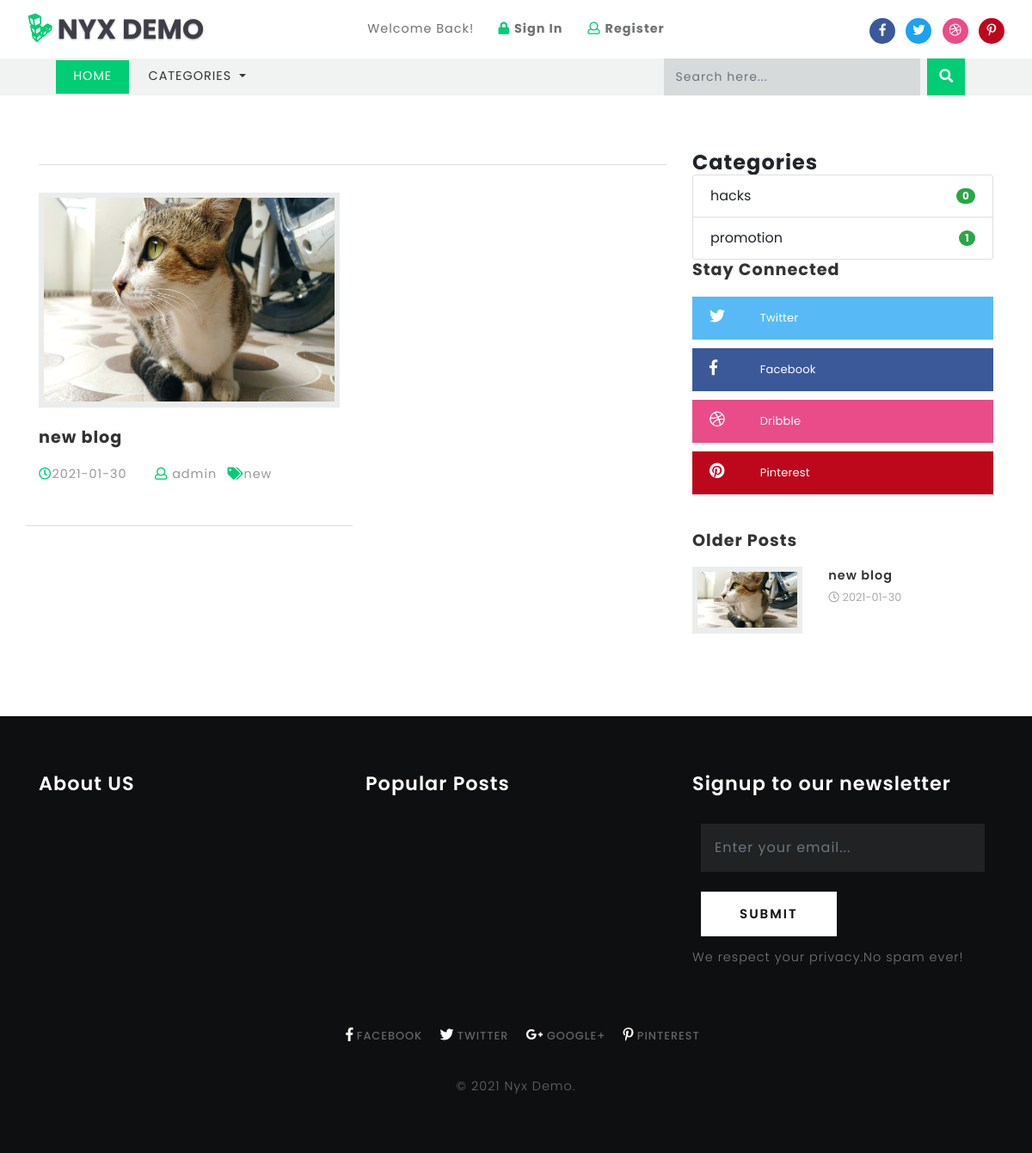
The page / on the database its author committed.
### tables this page shows
CREATE TABLE `titles` (
  `id` int(10) UNSIGNED NOT NULL,
  `website_name` varchar(40) DEFAULT NULL,
  `tagline` varchar(40) DEFAULT NULL,
  `icon` varchar(40) DEFAULT NULL,
  `keywords` varchar(220) DEFAULT NULL,
  `short_description` varchar(200) DEFAULT NULL,
  `bannertext1` varchar(150) DEFAULT NULL,
  `bannertext2` varchar(150) DEFAULT NULL,
  `bannertext3` varchar(150) DEFAULT NULL,
  `bannertext4` varchar(150) DEFAULT NULL,
  `detailed_description` text DEFAULT NULL,
  `address` varchar(40) DEFAULT NULL,
  `email` varchar(80) DEFAULT NULL,
  `phone` varchar(40) DEFAULT NULL,
  `googlemap` varchar(255) DEFAULT NULL
);

CREATE TABLE `blogs` (
  `id` int(10) UNSIGNED NOT NULL,
  `title` varchar(190) NOT NULL,
  `tags` varchar(40) NOT NULL,
  `content` text NOT NULL,
  `photo` varchar(50) NOT NULL,
  `posted` varchar(40) NOT NULL,
  `date` date DEFAULT NULL,
  `author` varchar(40) DEFAULT NULL,
  `category` varchar(40) NOT NULL
);

CREATE TABLE `blog_categories` (
  `id` int(10) UNSIGNED NOT NULL,
  `name` varchar(40) NOT NULL
);

### libs/fetch_data.php (the view, shortened to what this page needs)
<?php
function countcategories(){
	require("database/db_connect.php");
	$sql="SELECT * FROM blog_categories LIMIT 10";
	if ($result=mysqli_query($con,$sql))
	{
		foreach ($result as $categoriescount => $categorydata) {
			$categoryid=$categorydata['id'];
			$sql="SELECT * FROM blogs WHERE category='$categoryid'";
			if ($result=mysqli_query($con,$sql)) {
				$rowcountcategory=mysqli_num_rows($result);
			}
			echo '<li class="list-group-item d-flex justify-content-between align-items-center">
			'.$categorydata['name'].'
			<span class="badge badge-success badge-pill">'.$rowcountcategory.'</span>
			</li>';
		}
	}
}
function getwebname($table){
	require("database/db_connect.php");
	$sql="SELECT * FROM $table ";
	if ($result=mysqli_query($con,$sql))
	{
		foreach ($result as $titles => $blogname) {
			echo ''.$blogname['website_name'].'';
		}
	}
}
function getlinks($table,$platform){
	require("database/db_connect.php");
	$sql="SELECT * FROM $table ";
	if ($result=mysqli_query($con,$sql))
	{
		$rowcount=mysqli_num_rows($result);
		if ($rowcount==0) {
			echo '#';
		}
		foreach ($result as $link => $site) {
			if ($platform=="facebook") {
				echo ''.$site['facebook'].'';
			}
			elseif ($platform=="twitter") {
				echo ''.$site['twitter'].'';
			}
			elseif ($platform=="googleplus") {
				echo ''.$site['googleplus'].'';
			}
			elseif ($platform=="pinterest") {
				echo ''.$site['pinterest'].'';
			}
			elseif ($platform=="dribble") {
				echo ''.$site['dribble'].'';
			}
		}
	}
}
function getcategoriesmenu($table)
{
	require("database/db_connect.php");
	$sql="SELECT * FROM $table ";
	if ($result=mysqli_query($con,$sql))
	{
		$rowcount=mysqli_num_rows($result);
		if ($rowcount==0) {
			echo 'No Categories';
		}
		foreach ($result as $blog_categories => $category) {
			echo '<a class="dropdown-item" href="category.php?id='.$category['id'].'">'.$category['name'].'</a>
			<div class="dropdown-divider"></div>';
		}
	}
}
function getblogridposts($table){
	require("database/db_connect.php");
	$sql="SELECT * FROM $table WHERE posted='publish' ORDER BY id DESC LIMIT 8";
	if ($result=mysqli_query($con,$sql))
	{
		foreach ($result as $bloggrid => $griditem) {
			echo '<div class="col-md-6 blog-grid-top">
			<div class="b-grid-top">
			<div class="blog_info_left_grid">
			<a href="single.php?id='.$griditem['id'].'">
			<img src="blogadmin/images/'.$griditem['photo'].'" class="img-fluid" alt="fantastic cms" style="width:350px;height:250px">
			</a>
			</div>
			<h3>
			<a href="single.php?id='.$griditem['id'].'">'.$griditem['title'].'</a>
			</h3>
			</div>
			<ul class="blog-icons">
			<li>
			<a href="#">
			<i class="far fa-clock"></i>'.$griditem['date'].'</a>
			</li>
			<li class="mx-2">
			<a href="#">
			<i class="far fa-user"></i> '.$griditem['author'].'</a>
			</li>
			<li>
			<a href="#">
			<i class="fas fa-tags"></i>'.$griditem['tags'].'</a>
			</li>
			</ul>
			</div>';
		}
	}
}
function getolderposts($table){
	require("database/db_connect.php");
	$sql="SELECT * FROM $table WHERE posted='publish' ORDER BY id ASC LIMIT 8";
	if ($result=mysqli_query($con,$sql))
	{
		foreach ($result as $olderposts => $op) {
			echo '<div class="blog-grids row mb-3">
			<div class="col-md-5 blog-grid-left">
			<a href="single.php?id='.$op['id'].'">
			<img src="blogadmin/images/'.$op['photo'].'" class="img-fluid" alt="fantastic cms">
			</a>
			</div>
			<div class="col-md-7 blog-grid-right">
			<h5>
			<a href="single.php?id='.$op['id'].'">'.$op['title'].'</a>
			</h5>
			<div class="sub-meta">
			<span>
			<i class="far fa-clock"></i> '.$op['date'].'</span>
			</div>
			</div>
			</div>';
		}
	}
}
?>

### index.php (shortened to what this page needs)
<?php require("libs/fetch_data.php");?>
<!DOCTYPE html>
<html lang="zxx">
<head>
	<title><?php getwebname("titles"); echo"|"; gettagline("titles");?></title>
	<link href="css/bootstrap.css" rel='stylesheet' type='text/css' />
	<link rel="stylesheet" href="css/jquery.desoslide.css">
	<link href="css/style.css" rel='stylesheet' type='text/css' />
	<link href="css/fontawesome-all.css" rel="stylesheet">
</head>
<body>
	<?php include("header.php");?>
	<section class="main-content-w3layouts-agileits">
		<div class="container">
			<div class="row">
				<div class="col-lg-8 left-blog-info-w3layouts-agileits text-left">
					<div class="blog-girds-sec">
						<div class="row">
							<?php getblogridposts("blogs");?>
						</div>
					</div>
				</div>
				<aside class="col-lg-4 agileits-w3ls-right-blog-con text-right">
					<div class="right-blog-info text-left">
						<h4><strong>Categories</strong></h4>
						<ul class="list-group single">
							<?php countcategories();?>
						</ul>
						<div class="tech-btm widget_social">
							<h4>Stay Connected</h4>
							<ul>
								<li>
									<a class="twitter" href="<?php getlinks("links","twitter");?>">
										<i class="fab fa-twitter"></i>
										<span class="count"></span> Twitter</a>
									</li>
									<li>
										<a class="facebook" href="<?php getlinks("links","facebook");?>">
											<i class="fab fa-facebook-f"></i>
											<span class="count"></span> Facebook</a>
										</li>
										<li>
											<a class="dribble" href="<?php getlinks("links","dribble");?>">
												<i class="fab fa-dribbble"></i>
												<span class="count"></span> Dribble</a>
											</li>
											<li>
												<a class="pin" href="<?php getlinks("links","pinterest");?>">
													<i class="fab fa-pinterest"></i>
													<span class="count"></span> Pinterest</a>
												</li>
											</ul>
										</div>
										<div class="tech-btm">
											<h4>Older Posts</h4>
											<?php getolderposts("blogs");?>
										</div>
									</div>
								</aside>
							</div>
						</div>
					</section>
					<?php include("footer.php");?>
						</body>
						</html>

### header.php (shortened to what this page needs)
<header>
		<div class="top-bar_sub_w3layouts container-fluid">
			<div class="row">
				<div class="col-md-4 logo text-left">
					<a class="navbar-brand" href="index.php">
						<i class="fab fa-linode"></i> <?php getwebname("titles"); ?></a>
				</div>
				<div class="col-md-4 top-forms text-center mt-lg-3 mt-md-1 mt-0">
					<span>Welcome Back!</span>
					<span class="mx-lg-4 mx-md-2  mx-1">
						<a href="blogadmin/index.php">
							<i class="fas fa-lock"></i> <strong>Sign In</strong></a>
					</span>
					<span>
						<a href="blogadmin/membership_signup.php">
							<i class="far fa-user"></i> <strong>Register</strong></a>
					</span>
				</div>
				<div class="col-md-4 log-icons text-right">
					<ul class="social_list1 mt-3">
						<li>
							<a href="<?php getlinks("links","facebook");?>" class="facebook1 mx-2" >
								<i class="fab fa-facebook-f"></i>
							</a>
						</li>
						<li>
							<a href="<?php getlinks("links","twitter");?>" class="twitter2">
								<i class="fab fa-twitter"></i>
							</a>
						</li>
						<li>
							<a href="<?php getlinks("links","dribble");?>" class="dribble3 mx-2">
								<i class="fab fa-dribbble"></i>
							</a>
						</li>
						<li>
							<a href="<?php getlinks("links","pinterest");?>" class="pin">
								<i class="fab fa-pinterest-p"></i>
							</a>
						</li>
					</ul>
				</div>
			</div>
		</div>
			<div class="header_top" id="home">
				<nav class="navbar navbar-expand-lg navbar-light bg-light">
					<div class="collapse navbar-collapse" id="navbarSupportedContent">
						<ul class="navbar-nav mr-auto">
							<li class="nav-item active">
								<a class="nav-link" href="index.php">Home
								</a>
							</li>
							<li class="nav-item dropdown">
								<a class="nav-link dropdown-toggle" href="#" id="navbarDropdown" role="button" data-toggle="dropdown" aria-haspopup="true"
								    aria-expanded="false">
									Categories
								</a>
									<?php getcategoriesmenu("blog_categories"); ?>
							</li>
						</ul>
							<form action="search.php" method="post" class="form-inline my-2 my-lg-0 header-search" name="form">
								<input class="form-control mr-sm-2" type="search" placeholder="Search here..." required="yes" type="text" name="search[keyword]">
								<button class="btn btn1 my-2 my-sm-0" type="submit" name="submit"><i class="fas fa-search"></i></button>
							</form>
					</div>
				</nav>
			</div>
	</header>

### footer.php (shortened to what this page needs)
<footer>
	<div class="container">
		<div class="row">
			<div class="col-lg-4 footer-grid-agileits-w3ls text-left">
				<h3>About US</h3>
			</div>
			<div class="col-lg-4 footer-grid-agileits-w3ls text-left">
				<div class="tech-btm">
					<h3>Popular Posts</h3>
				</div>
			</div>
			<div class="col-lg-4 subscribe-main footer-grid-agileits-w3ls text-left">
				<h2>Signup to our newsletter</h2>
				<div class="subscribe-main text-left">
						<div class="subscribe-form">
								<form action="#" method="post" class="subscribe_form">
									<input class="form-control" type="email" placeholder="Enter your email..." required="">
									<button type="submit" class="btn btn-primary submit">Submit</button>
								</form>
					   </div>
					<p>We respect your privacy.No spam ever!</p>
				</div>
			</div>
		</div>
		<div class="footer-cpy text-center">
			<div class="footer-social">
				<div class="copyrighttop">
					<ul>
						<li class="mx-3">
							<a class="facebook" href="<?php getlinks("links","facebook");?>">
								<i class="fab fa-facebook-f"></i>
								<span>Facebook</span>
							</a>
						</li>
						<li>
							<a class="facebook" href="<?php getlinks("links","twitter");?>">
								<i class="fab fa-twitter"></i>
								<span>Twitter</span>
							</a>
						</li>
						<li class="mx-3">
							<a class="facebook" href="<?php getlinks("links","googleplus");?>">
								<i class="fab fa-google-plus-g"></i>
								<span>Google+</span>
							</a>
						</li>
						<li>
							<a class="facebook" href="<?php getlinks("links","pinterest");?>">
								<i class="fab fa-pinterest-p"></i>
								<span>Pinterest</span>
							</a>
						</li>
					</ul>
				</div>
			</div>
			<div class="w3layouts-agile-copyrightbottom">
				<p>© <?php $current=date("Y"); print_r($current); echo"&nbsp;"; getwebname("titles");?>.
				</p>
			</div>
		</div>
	</div>
</footer>

### rows shown on the page
titles: website_name "NYX DEMO", website_name "Nyx Demo"
blogs: photo (picture), title "new blog", date "2021-01-30", author "admin", tags "new"
blog_categories: name "hacks", rowcountcategory "0"
blog_categories: name "promotion", rowcountcategory "1"
